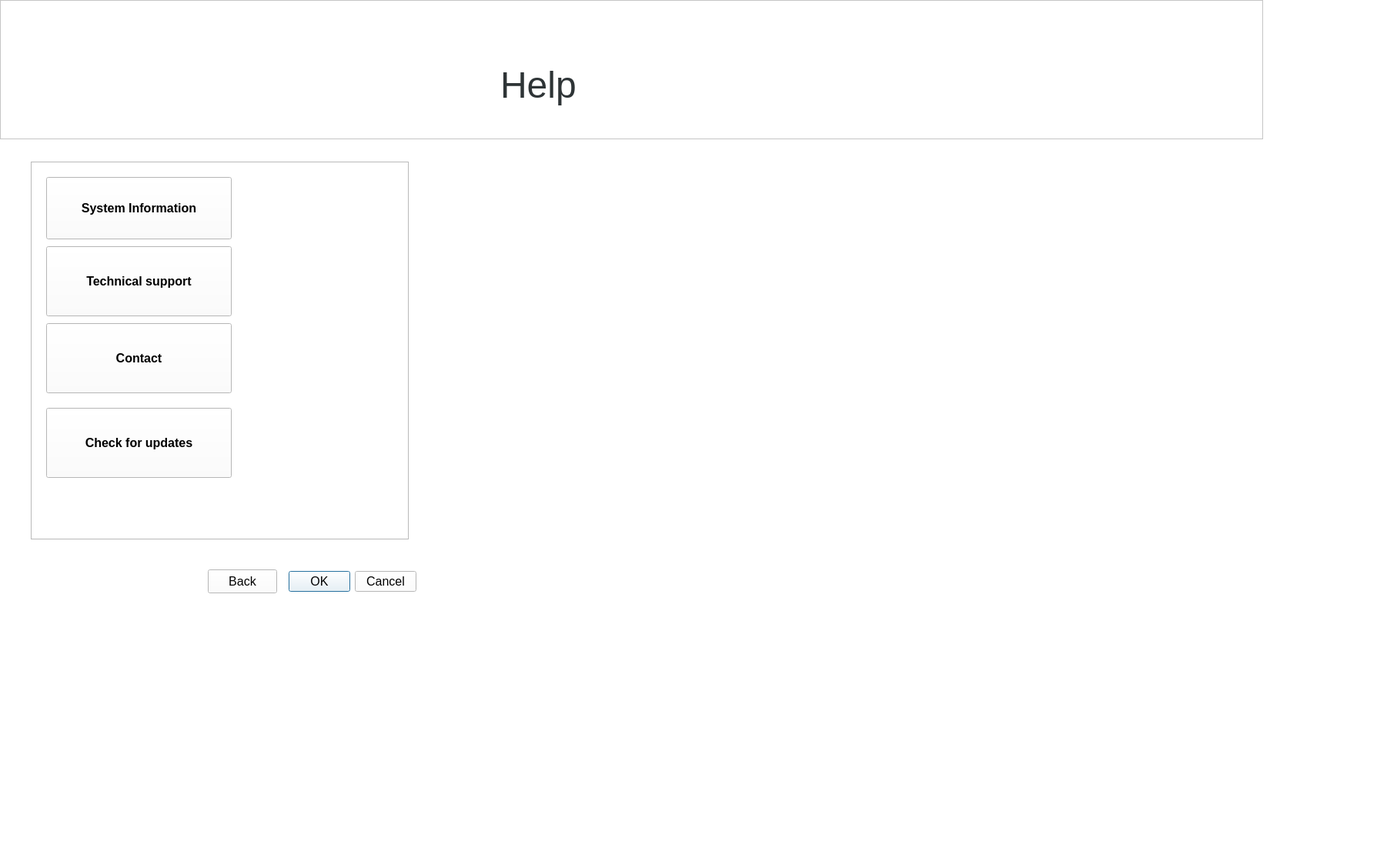
<?xml version="1.0" encoding="UTF-8"?>
<ui version="4.0">
 <class>help</class>
 <widget class="QDialog" name="help">
  <property name="geometry">
   <rect>
    <x>0</x>
    <y>0</y>
    <width>1789</width>
    <height>1128</height>
   </rect>
  </property>
  <property name="palette">
   <palette>
    <active>
     <colorrole role="WindowText">
      <brush brushstyle="SolidPattern">
       <color alpha="255">
        <red>0</red>
        <green>0</green>
        <blue>0</blue>
       </color>
      </brush>
     </colorrole>
     <colorrole role="Button">
      <brush brushstyle="SolidPattern">
       <color alpha="255">
        <red>255</red>
        <green>255</green>
        <blue>255</blue>
       </color>
      </brush>
     </colorrole>
     <colorrole role="Light">
      <brush brushstyle="SolidPattern">
       <color alpha="255">
        <red>255</red>
        <green>255</green>
        <blue>255</blue>
       </color>
      </brush>
     </colorrole>
     <colorrole role="Midlight">
      <brush brushstyle="SolidPattern">
       <color alpha="255">
        <red>255</red>
        <green>255</green>
        <blue>255</blue>
       </color>
      </brush>
     </colorrole>
     <colorrole role="Dark">
      <brush brushstyle="SolidPattern">
       <color alpha="255">
        <red>127</red>
        <green>127</green>
        <blue>127</blue>
       </color>
      </brush>
     </colorrole>
     <colorrole role="Mid">
      <brush brushstyle="SolidPattern">
       <color alpha="255">
        <red>170</red>
        <green>170</green>
        <blue>170</blue>
       </color>
      </brush>
     </colorrole>
     <colorrole role="Text">
      <brush brushstyle="SolidPattern">
       <color alpha="255">
        <red>0</red>
        <green>0</green>
        <blue>0</blue>
       </color>
      </brush>
     </colorrole>
     <colorrole role="BrightText">
      <brush brushstyle="SolidPattern">
       <color alpha="255">
        <red>255</red>
        <green>255</green>
        <blue>255</blue>
       </color>
      </brush>
     </colorrole>
     <colorrole role="ButtonText">
      <brush brushstyle="SolidPattern">
       <color alpha="255">
        <red>0</red>
        <green>0</green>
        <blue>0</blue>
       </color>
      </brush>
     </colorrole>
     <colorrole role="Base">
      <brush brushstyle="SolidPattern">
       <color alpha="255">
        <red>255</red>
        <green>255</green>
        <blue>255</blue>
       </color>
      </brush>
     </colorrole>
     <colorrole role="Window">
      <brush brushstyle="SolidPattern">
       <color alpha="255">
        <red>255</red>
        <green>255</green>
        <blue>255</blue>
       </color>
      </brush>
     </colorrole>
     <colorrole role="Shadow">
      <brush brushstyle="SolidPattern">
       <color alpha="255">
        <red>0</red>
        <green>0</green>
        <blue>0</blue>
       </color>
      </brush>
     </colorrole>
     <colorrole role="AlternateBase">
      <brush brushstyle="SolidPattern">
       <color alpha="255">
        <red>255</red>
        <green>255</green>
        <blue>255</blue>
       </color>
      </brush>
     </colorrole>
     <colorrole role="ToolTipBase">
      <brush brushstyle="SolidPattern">
       <color alpha="255">
        <red>255</red>
        <green>255</green>
        <blue>220</blue>
       </color>
      </brush>
     </colorrole>
     <colorrole role="ToolTipText">
      <brush brushstyle="SolidPattern">
       <color alpha="255">
        <red>0</red>
        <green>0</green>
        <blue>0</blue>
       </color>
      </brush>
     </colorrole>
     <colorrole role="PlaceholderText">
      <brush brushstyle="SolidPattern">
       <color alpha="128">
        <red>0</red>
        <green>0</green>
        <blue>0</blue>
       </color>
      </brush>
     </colorrole>
    </active>
    <inactive>
     <colorrole role="WindowText">
      <brush brushstyle="SolidPattern">
       <color alpha="255">
        <red>0</red>
        <green>0</green>
        <blue>0</blue>
       </color>
      </brush>
     </colorrole>
     <colorrole role="Button">
      <brush brushstyle="SolidPattern">
       <color alpha="255">
        <red>255</red>
        <green>255</green>
        <blue>255</blue>
       </color>
      </brush>
     </colorrole>
     <colorrole role="Light">
      <brush brushstyle="SolidPattern">
       <color alpha="255">
        <red>255</red>
        <green>255</green>
        <blue>255</blue>
       </color>
      </brush>
     </colorrole>
     <colorrole role="Midlight">
      <brush brushstyle="SolidPattern">
       <color alpha="255">
        <red>255</red>
        <green>255</green>
        <blue>255</blue>
       </color>
      </brush>
     </colorrole>
     <colorrole role="Dark">
      <brush brushstyle="SolidPattern">
       <color alpha="255">
        <red>127</red>
        <green>127</green>
        <blue>127</blue>
       </color>
      </brush>
     </colorrole>
     <colorrole role="Mid">
      <brush brushstyle="SolidPattern">
       <color alpha="255">
        <red>170</red>
        <green>170</green>
        <blue>170</blue>
       </color>
      </brush>
     </colorrole>
     <colorrole role="Text">
      <brush brushstyle="SolidPattern">
       <color alpha="255">
        <red>0</red>
        <green>0</green>
        <blue>0</blue>
       </color>
      </brush>
     </colorrole>
     <colorrole role="BrightText">
      <brush brushstyle="SolidPattern">
       <color alpha="255">
        <red>255</red>
        <green>255</green>
        <blue>255</blue>
       </color>
      </brush>
     </colorrole>
     <colorrole role="ButtonText">
      <brush brushstyle="SolidPattern">
       <color alpha="255">
        <red>0</red>
        <green>0</green>
        <blue>0</blue>
       </color>
      </brush>
     </colorrole>
     <colorrole role="Base">
      <brush brushstyle="SolidPattern">
       <color alpha="255">
        <red>255</red>
        <green>255</green>
        <blue>255</blue>
       </color>
      </brush>
     </colorrole>
     <colorrole role="Window">
      <brush brushstyle="SolidPattern">
       <color alpha="255">
        <red>255</red>
        <green>255</green>
        <blue>255</blue>
       </color>
      </brush>
     </colorrole>
     <colorrole role="Shadow">
      <brush brushstyle="SolidPattern">
       <color alpha="255">
        <red>0</red>
        <green>0</green>
        <blue>0</blue>
       </color>
      </brush>
     </colorrole>
     <colorrole role="AlternateBase">
      <brush brushstyle="SolidPattern">
       <color alpha="255">
        <red>255</red>
        <green>255</green>
        <blue>255</blue>
       </color>
      </brush>
     </colorrole>
     <colorrole role="ToolTipBase">
      <brush brushstyle="SolidPattern">
       <color alpha="255">
        <red>255</red>
        <green>255</green>
        <blue>220</blue>
       </color>
      </brush>
     </colorrole>
     <colorrole role="ToolTipText">
      <brush brushstyle="SolidPattern">
       <color alpha="255">
        <red>0</red>
        <green>0</green>
        <blue>0</blue>
       </color>
      </brush>
     </colorrole>
     <colorrole role="PlaceholderText">
      <brush brushstyle="SolidPattern">
       <color alpha="128">
        <red>0</red>
        <green>0</green>
        <blue>0</blue>
       </color>
      </brush>
     </colorrole>
    </inactive>
    <disabled>
     <colorrole role="WindowText">
      <brush brushstyle="SolidPattern">
       <color alpha="255">
        <red>127</red>
        <green>127</green>
        <blue>127</blue>
       </color>
      </brush>
     </colorrole>
     <colorrole role="Button">
      <brush brushstyle="SolidPattern">
       <color alpha="255">
        <red>255</red>
        <green>255</green>
        <blue>255</blue>
       </color>
      </brush>
     </colorrole>
     <colorrole role="Light">
      <brush brushstyle="SolidPattern">
       <color alpha="255">
        <red>255</red>
        <green>255</green>
        <blue>255</blue>
       </color>
      </brush>
     </colorrole>
     <colorrole role="Midlight">
      <brush brushstyle="SolidPattern">
       <color alpha="255">
        <red>255</red>
        <green>255</green>
        <blue>255</blue>
       </color>
      </brush>
     </colorrole>
     <colorrole role="Dark">
      <brush brushstyle="SolidPattern">
       <color alpha="255">
        <red>127</red>
        <green>127</green>
        <blue>127</blue>
       </color>
      </brush>
     </colorrole>
     <colorrole role="Mid">
      <brush brushstyle="SolidPattern">
       <color alpha="255">
        <red>170</red>
        <green>170</green>
        <blue>170</blue>
       </color>
      </brush>
     </colorrole>
     <colorrole role="Text">
      <brush brushstyle="SolidPattern">
       <color alpha="255">
        <red>127</red>
        <green>127</green>
        <blue>127</blue>
       </color>
      </brush>
     </colorrole>
     <colorrole role="BrightText">
      <brush brushstyle="SolidPattern">
       <color alpha="255">
        <red>255</red>
        <green>255</green>
        <blue>255</blue>
       </color>
      </brush>
     </colorrole>
     <colorrole role="ButtonText">
      <brush brushstyle="SolidPattern">
       <color alpha="255">
        <red>127</red>
        <green>127</green>
        <blue>127</blue>
       </color>
      </brush>
     </colorrole>
     <colorrole role="Base">
      <brush brushstyle="SolidPattern">
       <color alpha="255">
        <red>255</red>
        <green>255</green>
        <blue>255</blue>
       </color>
      </brush>
     </colorrole>
     <colorrole role="Window">
      <brush brushstyle="SolidPattern">
       <color alpha="255">
        <red>255</red>
        <green>255</green>
        <blue>255</blue>
       </color>
      </brush>
     </colorrole>
     <colorrole role="Shadow">
      <brush brushstyle="SolidPattern">
       <color alpha="255">
        <red>0</red>
        <green>0</green>
        <blue>0</blue>
       </color>
      </brush>
     </colorrole>
     <colorrole role="AlternateBase">
      <brush brushstyle="SolidPattern">
       <color alpha="255">
        <red>255</red>
        <green>255</green>
        <blue>255</blue>
       </color>
      </brush>
     </colorrole>
     <colorrole role="ToolTipBase">
      <brush brushstyle="SolidPattern">
       <color alpha="255">
        <red>255</red>
        <green>255</green>
        <blue>220</blue>
       </color>
      </brush>
     </colorrole>
     <colorrole role="ToolTipText">
      <brush brushstyle="SolidPattern">
       <color alpha="255">
        <red>0</red>
        <green>0</green>
        <blue>0</blue>
       </color>
      </brush>
     </colorrole>
     <colorrole role="PlaceholderText">
      <brush brushstyle="SolidPattern">
       <color alpha="128">
        <red>0</red>
        <green>0</green>
        <blue>0</blue>
       </color>
      </brush>
     </colorrole>
    </disabled>
   </palette>
  </property>
  <property name="font">
   <font>
    <pointsize>12</pointsize>
   </font>
  </property>
  <property name="windowTitle">
   <string>Dialog</string>
  </property>
  <widget class="QDialogButtonBox" name="buttonBox">
   <property name="geometry">
    <rect>
     <x>240</x>
     <y>740</y>
     <width>301</width>
     <height>32</height>
    </rect>
   </property>
   <property name="orientation">
    <enum>Qt::Horizontal</enum>
   </property>
   <property name="standardButtons">
    <set>QDialogButtonBox::Cancel|QDialogButtonBox::Ok</set>
   </property>
  </widget>
  <widget class="QPushButton" name="pushButton_2">
   <property name="geometry">
    <rect>
     <x>60</x>
     <y>240</y>
     <width>131</width>
     <height>21</height>
    </rect>
   </property>
   <property name="text">
    <string>Technical Support</string>
   </property>
  </widget>
  <widget class="QTextBrowser" name="textBrowser">
   <property name="geometry">
    <rect>
     <x>40</x>
     <y>210</y>
     <width>491</width>
     <height>491</height>
    </rect>
   </property>
   <property name="palette">
    <palette>
     <active>
      <colorrole role="WindowText">
       <brush brushstyle="SolidPattern">
        <color alpha="255">
         <red>0</red>
         <green>0</green>
         <blue>0</blue>
        </color>
       </brush>
      </colorrole>
      <colorrole role="Button">
       <brush brushstyle="SolidPattern">
        <color alpha="255">
         <red>240</red>
         <green>240</green>
         <blue>240</blue>
        </color>
       </brush>
      </colorrole>
      <colorrole role="Light">
       <brush brushstyle="SolidPattern">
        <color alpha="255">
         <red>255</red>
         <green>255</green>
         <blue>255</blue>
        </color>
       </brush>
      </colorrole>
      <colorrole role="Midlight">
       <brush brushstyle="SolidPattern">
        <color alpha="255">
         <red>227</red>
         <green>227</green>
         <blue>227</blue>
        </color>
       </brush>
      </colorrole>
      <colorrole role="Dark">
       <brush brushstyle="SolidPattern">
        <color alpha="255">
         <red>160</red>
         <green>160</green>
         <blue>160</blue>
        </color>
       </brush>
      </colorrole>
      <colorrole role="Mid">
       <brush brushstyle="SolidPattern">
        <color alpha="255">
         <red>160</red>
         <green>160</green>
         <blue>160</blue>
        </color>
       </brush>
      </colorrole>
      <colorrole role="Text">
       <brush brushstyle="SolidPattern">
        <color alpha="255">
         <red>0</red>
         <green>0</green>
         <blue>0</blue>
        </color>
       </brush>
      </colorrole>
      <colorrole role="BrightText">
       <brush brushstyle="SolidPattern">
        <color alpha="255">
         <red>255</red>
         <green>255</green>
         <blue>255</blue>
        </color>
       </brush>
      </colorrole>
      <colorrole role="ButtonText">
       <brush brushstyle="SolidPattern">
        <color alpha="255">
         <red>0</red>
         <green>0</green>
         <blue>0</blue>
        </color>
       </brush>
      </colorrole>
      <colorrole role="Base">
       <brush brushstyle="SolidPattern">
        <color alpha="255">
         <red>255</red>
         <green>255</green>
         <blue>255</blue>
        </color>
       </brush>
      </colorrole>
      <colorrole role="Window">
       <brush brushstyle="SolidPattern">
        <color alpha="255">
         <red>85</red>
         <green>170</green>
         <blue>255</blue>
        </color>
       </brush>
      </colorrole>
      <colorrole role="Shadow">
       <brush brushstyle="SolidPattern">
        <color alpha="255">
         <red>105</red>
         <green>105</green>
         <blue>105</blue>
        </color>
       </brush>
      </colorrole>
      <colorrole role="Highlight">
       <brush brushstyle="SolidPattern">
        <color alpha="255">
         <red>0</red>
         <green>120</green>
         <blue>215</blue>
        </color>
       </brush>
      </colorrole>
      <colorrole role="HighlightedText">
       <brush brushstyle="SolidPattern">
        <color alpha="255">
         <red>255</red>
         <green>255</green>
         <blue>255</blue>
        </color>
       </brush>
      </colorrole>
      <colorrole role="Link">
       <brush brushstyle="SolidPattern">
        <color alpha="255">
         <red>0</red>
         <green>0</green>
         <blue>255</blue>
        </color>
       </brush>
      </colorrole>
      <colorrole role="LinkVisited">
       <brush brushstyle="SolidPattern">
        <color alpha="255">
         <red>255</red>
         <green>0</green>
         <blue>255</blue>
        </color>
       </brush>
      </colorrole>
      <colorrole role="AlternateBase">
       <brush brushstyle="SolidPattern">
        <color alpha="255">
         <red>245</red>
         <green>245</green>
         <blue>245</blue>
        </color>
       </brush>
      </colorrole>
      <colorrole role="NoRole">
       <brush brushstyle="SolidPattern">
        <color alpha="255">
         <red>0</red>
         <green>0</green>
         <blue>0</blue>
        </color>
       </brush>
      </colorrole>
      <colorrole role="ToolTipBase">
       <brush brushstyle="SolidPattern">
        <color alpha="255">
         <red>255</red>
         <green>255</green>
         <blue>220</blue>
        </color>
       </brush>
      </colorrole>
      <colorrole role="ToolTipText">
       <brush brushstyle="SolidPattern">
        <color alpha="255">
         <red>0</red>
         <green>0</green>
         <blue>0</blue>
        </color>
       </brush>
      </colorrole>
      <colorrole role="PlaceholderText">
       <brush brushstyle="SolidPattern">
        <color alpha="128">
         <red>0</red>
         <green>0</green>
         <blue>0</blue>
        </color>
       </brush>
      </colorrole>
     </active>
     <inactive>
      <colorrole role="WindowText">
       <brush brushstyle="SolidPattern">
        <color alpha="255">
         <red>0</red>
         <green>0</green>
         <blue>0</blue>
        </color>
       </brush>
      </colorrole>
      <colorrole role="Button">
       <brush brushstyle="SolidPattern">
        <color alpha="255">
         <red>240</red>
         <green>240</green>
         <blue>240</blue>
        </color>
       </brush>
      </colorrole>
      <colorrole role="Light">
       <brush brushstyle="SolidPattern">
        <color alpha="255">
         <red>255</red>
         <green>255</green>
         <blue>255</blue>
        </color>
       </brush>
      </colorrole>
      <colorrole role="Midlight">
       <brush brushstyle="SolidPattern">
        <color alpha="255">
         <red>227</red>
         <green>227</green>
         <blue>227</blue>
        </color>
       </brush>
      </colorrole>
      <colorrole role="Dark">
       <brush brushstyle="SolidPattern">
        <color alpha="255">
         <red>160</red>
         <green>160</green>
         <blue>160</blue>
        </color>
       </brush>
      </colorrole>
      <colorrole role="Mid">
       <brush brushstyle="SolidPattern">
        <color alpha="255">
         <red>160</red>
         <green>160</green>
         <blue>160</blue>
        </color>
       </brush>
      </colorrole>
      <colorrole role="Text">
       <brush brushstyle="SolidPattern">
        <color alpha="255">
         <red>0</red>
         <green>0</green>
         <blue>0</blue>
        </color>
       </brush>
      </colorrole>
      <colorrole role="BrightText">
       <brush brushstyle="SolidPattern">
        <color alpha="255">
         <red>255</red>
         <green>255</green>
         <blue>255</blue>
        </color>
       </brush>
      </colorrole>
      <colorrole role="ButtonText">
       <brush brushstyle="SolidPattern">
        <color alpha="255">
         <red>0</red>
         <green>0</green>
         <blue>0</blue>
        </color>
       </brush>
      </colorrole>
      <colorrole role="Base">
       <brush brushstyle="SolidPattern">
        <color alpha="255">
         <red>255</red>
         <green>255</green>
         <blue>255</blue>
        </color>
       </brush>
      </colorrole>
      <colorrole role="Window">
       <brush brushstyle="SolidPattern">
        <color alpha="255">
         <red>240</red>
         <green>240</green>
         <blue>240</blue>
        </color>
       </brush>
      </colorrole>
      <colorrole role="Shadow">
       <brush brushstyle="SolidPattern">
        <color alpha="255">
         <red>105</red>
         <green>105</green>
         <blue>105</blue>
        </color>
       </brush>
      </colorrole>
      <colorrole role="Highlight">
       <brush brushstyle="SolidPattern">
        <color alpha="255">
         <red>240</red>
         <green>240</green>
         <blue>240</blue>
        </color>
       </brush>
      </colorrole>
      <colorrole role="HighlightedText">
       <brush brushstyle="SolidPattern">
        <color alpha="255">
         <red>0</red>
         <green>0</green>
         <blue>0</blue>
        </color>
       </brush>
      </colorrole>
      <colorrole role="Link">
       <brush brushstyle="SolidPattern">
        <color alpha="255">
         <red>0</red>
         <green>0</green>
         <blue>255</blue>
        </color>
       </brush>
      </colorrole>
      <colorrole role="LinkVisited">
       <brush brushstyle="SolidPattern">
        <color alpha="255">
         <red>255</red>
         <green>0</green>
         <blue>255</blue>
        </color>
       </brush>
      </colorrole>
      <colorrole role="AlternateBase">
       <brush brushstyle="SolidPattern">
        <color alpha="255">
         <red>245</red>
         <green>245</green>
         <blue>245</blue>
        </color>
       </brush>
      </colorrole>
      <colorrole role="NoRole">
       <brush brushstyle="NoBrush">
        <color alpha="255">
         <red>0</red>
         <green>0</green>
         <blue>0</blue>
        </color>
       </brush>
      </colorrole>
      <colorrole role="ToolTipBase">
       <brush brushstyle="SolidPattern">
        <color alpha="255">
         <red>255</red>
         <green>255</green>
         <blue>220</blue>
        </color>
       </brush>
      </colorrole>
      <colorrole role="ToolTipText">
       <brush brushstyle="SolidPattern">
        <color alpha="255">
         <red>0</red>
         <green>0</green>
         <blue>0</blue>
        </color>
       </brush>
      </colorrole>
      <colorrole role="PlaceholderText">
       <brush brushstyle="SolidPattern">
        <color alpha="128">
         <red>0</red>
         <green>0</green>
         <blue>0</blue>
        </color>
       </brush>
      </colorrole>
     </inactive>
     <disabled>
      <colorrole role="WindowText">
       <brush brushstyle="SolidPattern">
        <color alpha="255">
         <red>120</red>
         <green>120</green>
         <blue>120</blue>
        </color>
       </brush>
      </colorrole>
      <colorrole role="Button">
       <brush brushstyle="SolidPattern">
        <color alpha="255">
         <red>240</red>
         <green>240</green>
         <blue>240</blue>
        </color>
       </brush>
      </colorrole>
      <colorrole role="Light">
       <brush brushstyle="SolidPattern">
        <color alpha="255">
         <red>255</red>
         <green>255</green>
         <blue>255</blue>
        </color>
       </brush>
      </colorrole>
      <colorrole role="Midlight">
       <brush brushstyle="SolidPattern">
        <color alpha="255">
         <red>247</red>
         <green>247</green>
         <blue>247</blue>
        </color>
       </brush>
      </colorrole>
      <colorrole role="Dark">
       <brush brushstyle="SolidPattern">
        <color alpha="255">
         <red>160</red>
         <green>160</green>
         <blue>160</blue>
        </color>
       </brush>
      </colorrole>
      <colorrole role="Mid">
       <brush brushstyle="SolidPattern">
        <color alpha="255">
         <red>160</red>
         <green>160</green>
         <blue>160</blue>
        </color>
       </brush>
      </colorrole>
      <colorrole role="Text">
       <brush brushstyle="SolidPattern">
        <color alpha="255">
         <red>120</red>
         <green>120</green>
         <blue>120</blue>
        </color>
       </brush>
      </colorrole>
      <colorrole role="BrightText">
       <brush brushstyle="SolidPattern">
        <color alpha="255">
         <red>255</red>
         <green>255</green>
         <blue>255</blue>
        </color>
       </brush>
      </colorrole>
      <colorrole role="ButtonText">
       <brush brushstyle="SolidPattern">
        <color alpha="255">
         <red>120</red>
         <green>120</green>
         <blue>120</blue>
        </color>
       </brush>
      </colorrole>
      <colorrole role="Base">
       <brush brushstyle="SolidPattern">
        <color alpha="255">
         <red>85</red>
         <green>170</green>
         <blue>255</blue>
        </color>
       </brush>
      </colorrole>
      <colorrole role="Window">
       <brush brushstyle="SolidPattern">
        <color alpha="255">
         <red>85</red>
         <green>170</green>
         <blue>255</blue>
        </color>
       </brush>
      </colorrole>
      <colorrole role="Shadow">
       <brush brushstyle="SolidPattern">
        <color alpha="255">
         <red>0</red>
         <green>0</green>
         <blue>0</blue>
        </color>
       </brush>
      </colorrole>
      <colorrole role="Highlight">
       <brush brushstyle="SolidPattern">
        <color alpha="255">
         <red>0</red>
         <green>120</green>
         <blue>215</blue>
        </color>
       </brush>
      </colorrole>
      <colorrole role="HighlightedText">
       <brush brushstyle="SolidPattern">
        <color alpha="255">
         <red>255</red>
         <green>255</green>
         <blue>255</blue>
        </color>
       </brush>
      </colorrole>
      <colorrole role="Link">
       <brush brushstyle="SolidPattern">
        <color alpha="255">
         <red>0</red>
         <green>0</green>
         <blue>255</blue>
        </color>
       </brush>
      </colorrole>
      <colorrole role="LinkVisited">
       <brush brushstyle="SolidPattern">
        <color alpha="255">
         <red>255</red>
         <green>0</green>
         <blue>255</blue>
        </color>
       </brush>
      </colorrole>
      <colorrole role="AlternateBase">
       <brush brushstyle="SolidPattern">
        <color alpha="255">
         <red>245</red>
         <green>245</green>
         <blue>245</blue>
        </color>
       </brush>
      </colorrole>
      <colorrole role="NoRole">
       <brush brushstyle="NoBrush">
        <color alpha="255">
         <red>0</red>
         <green>0</green>
         <blue>0</blue>
        </color>
       </brush>
      </colorrole>
      <colorrole role="ToolTipBase">
       <brush brushstyle="SolidPattern">
        <color alpha="255">
         <red>255</red>
         <green>255</green>
         <blue>220</blue>
        </color>
       </brush>
      </colorrole>
      <colorrole role="ToolTipText">
       <brush brushstyle="SolidPattern">
        <color alpha="255">
         <red>0</red>
         <green>0</green>
         <blue>0</blue>
        </color>
       </brush>
      </colorrole>
      <colorrole role="PlaceholderText">
       <brush brushstyle="SolidPattern">
        <color alpha="128">
         <red>0</red>
         <green>0</green>
         <blue>0</blue>
        </color>
       </brush>
      </colorrole>
     </disabled>
    </palette>
   </property>
   <property name="font">
    <font>
     <pointsize>12</pointsize>
     <weight>75</weight>
     <bold>true</bold>
    </font>
   </property>
  </widget>
  <widget class="QPushButton" name="pushButton_4">
   <property name="geometry">
    <rect>
     <x>60</x>
     <y>530</y>
     <width>241</width>
     <height>91</height>
    </rect>
   </property>
   <property name="font">
    <font>
     <pointsize>12</pointsize>
     <weight>75</weight>
     <bold>true</bold>
    </font>
   </property>
   <property name="text">
    <string>Check for updates</string>
   </property>
  </widget>
  <widget class="QPushButton" name="pushButton">
   <property name="geometry">
    <rect>
     <x>60</x>
     <y>230</y>
     <width>241</width>
     <height>81</height>
    </rect>
   </property>
   <property name="font">
    <font>
     <pointsize>12</pointsize>
     <weight>75</weight>
     <bold>true</bold>
    </font>
   </property>
   <property name="text">
    <string>System Information</string>
   </property>
  </widget>
  <widget class="QPushButton" name="pushButton_3">
   <property name="geometry">
    <rect>
     <x>60</x>
     <y>420</y>
     <width>241</width>
     <height>91</height>
    </rect>
   </property>
   <property name="font">
    <font>
     <pointsize>12</pointsize>
     <weight>75</weight>
     <bold>true</bold>
    </font>
   </property>
   <property name="text">
    <string>Contact</string>
   </property>
  </widget>
  <widget class="QPushButton" name="pushButton_5">
   <property name="geometry">
    <rect>
     <x>60</x>
     <y>320</y>
     <width>241</width>
     <height>91</height>
    </rect>
   </property>
   <property name="font">
    <font>
     <pointsize>12</pointsize>
     <weight>75</weight>
     <bold>true</bold>
    </font>
   </property>
   <property name="text">
    <string>Technical support</string>
   </property>
  </widget>
  <widget class="QFrame" name="frame">
   <property name="geometry">
    <rect>
     <x>0</x>
     <y>0</y>
     <width>1641</width>
     <height>181</height>
    </rect>
   </property>
   <property name="styleSheet">
    <string notr="true">background-image: url(:/img/Images/4b2a2a3bf5522767a4a6eab7d8feabdc.jpg);</string>
   </property>
   <property name="frameShape">
    <enum>QFrame::StyledPanel</enum>
   </property>
   <property name="frameShadow">
    <enum>QFrame::Raised</enum>
   </property>
   <widget class="QLabel" name="label_2">
    <property name="geometry">
     <rect>
      <x>650</x>
      <y>80</y>
      <width>141</width>
      <height>61</height>
     </rect>
    </property>
    <property name="font">
     <font>
      <pointsize>36</pointsize>
     </font>
    </property>
    <property name="text">
     <string>&lt;html&gt;&lt;head/&gt;&lt;body&gt;&lt;p&gt;&lt;span style=&quot; color:#2e3436;&quot;&gt;Help&lt;/span&gt;&lt;/p&gt;&lt;/body&gt;&lt;/html&gt;</string>
    </property>
   </widget>
  </widget>
  <widget class="QLabel" name="label">
   <property name="geometry">
    <rect>
     <x>760</x>
     <y>180</y>
     <width>501</width>
     <height>641</height>
    </rect>
   </property>
   <property name="text">
    <string/>
   </property>
   <property name="pixmap">
    <pixmap resource="resource.qrc">:/img/Images/c56bcb324468aeb5802bad5c4b3366da.jpg</pixmap>
   </property>
  </widget>
  <widget class="QPushButton" name="pushButton_6">
   <property name="geometry">
    <rect>
     <x>270</x>
     <y>740</y>
     <width>90</width>
     <height>31</height>
    </rect>
   </property>
   <property name="text">
    <string>Back</string>
   </property>
  </widget>
 </widget>
 <resources>
  <include location="resource.qrc"/>
 </resources>
 <connections>
  <connection>
   <sender>buttonBox</sender>
   <signal>accepted()</signal>
   <receiver>help</receiver>
   <slot>accept()</slot>
   <hints>
    <hint type="sourcelabel">
     <x>278</x>
     <y>740</y>
    </hint>
    <hint type="destinationlabel">
     <x>157</x>
     <y>274</y>
    </hint>
   </hints>
  </connection>
  <connection>
   <sender>buttonBox</sender>
   <signal>rejected()</signal>
   <receiver>help</receiver>
   <slot>reject()</slot>
   <hints>
    <hint type="sourcelabel">
     <x>346</x>
     <y>740</y>
    </hint>
    <hint type="destinationlabel">
     <x>286</x>
     <y>274</y>
    </hint>
   </hints>
  </connection>
 </connections>
</ui>
